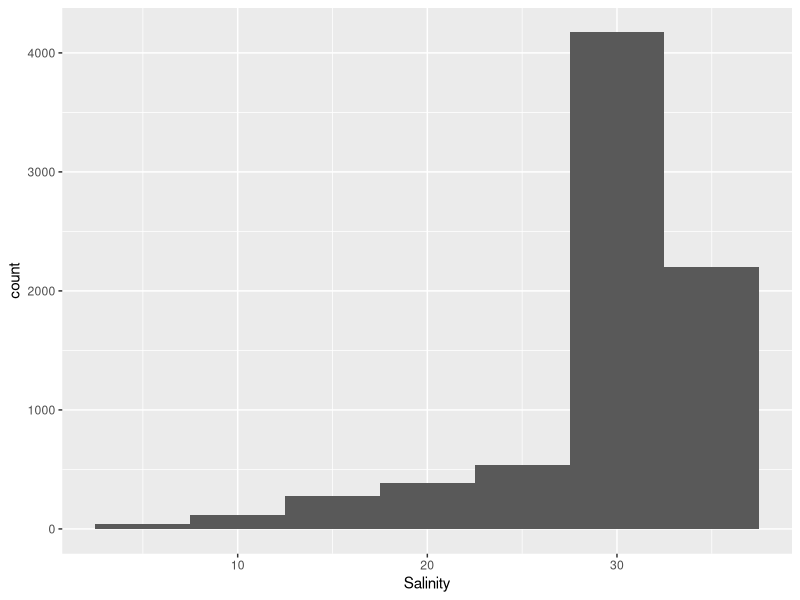
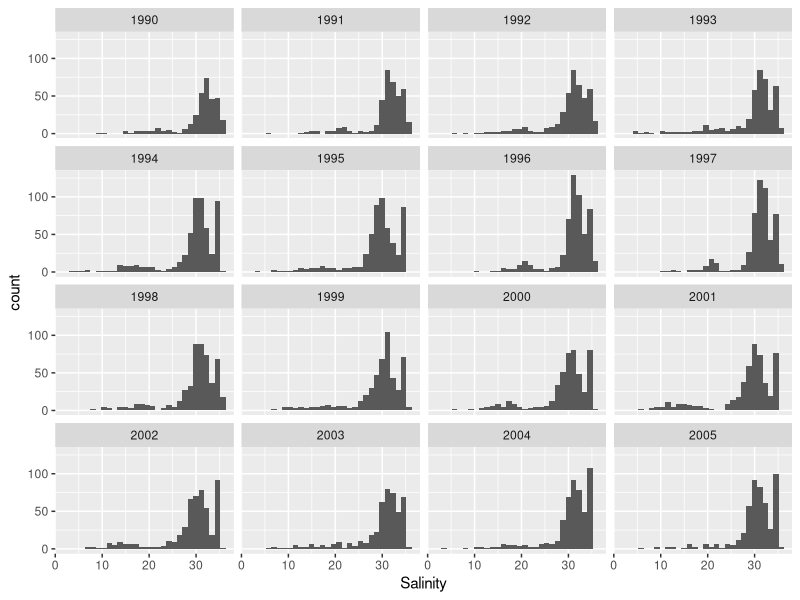
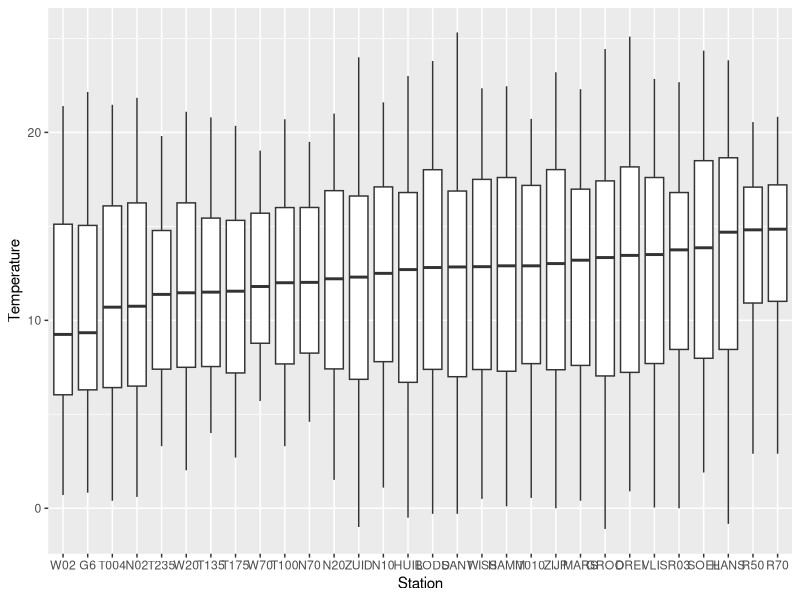

The R source for these figures, in order:
temp = read.csv("Temperature.csv")

library(ggplot2)

ggplot(temp, aes(x = Salinity, fill = Year)) + geom_histogram(binwidth = 5)

ggplot(temp, aes(x = Salinity)) + geom_histogram() + facet_wrap(~Year)

tempval = ggplot(temp, aes(x = Station, y = Temperature))
tempval + geom_boxplot(aes(x = reorder(Station, Temperature, median, na.rm=TRUE)))

(temp$Year + temp$dDay3) / 365
